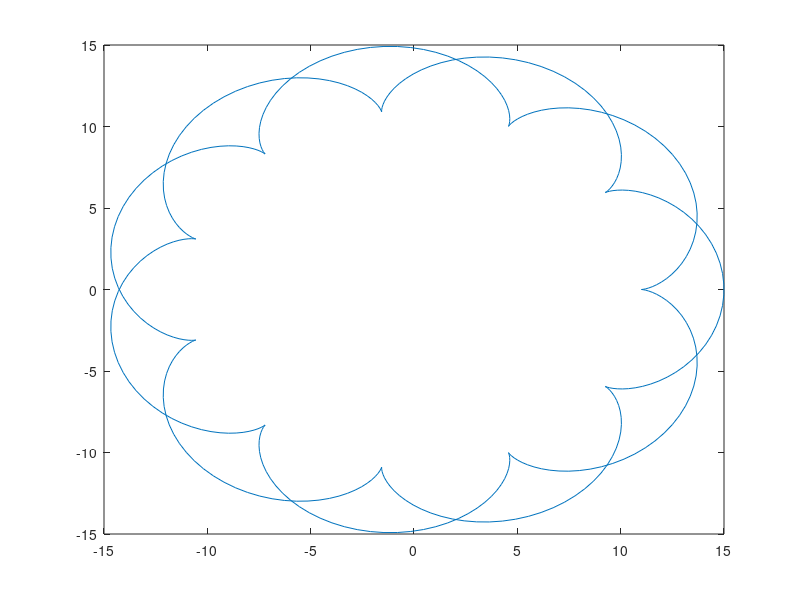

Reproduce this figure in MATLAB.
% Assignment 7 Exercise 1

%% Part a

r1 = 11;
r2 = 2;

x = @(t) (r1+r2)*cos(t) - r2*cos((r1/r2 + 1)*t);
y = @(t) (r1+r2)*sin(t) - r2*sin((r1/r2 + 1)*t);

%% Part b

t = linspace(0,4*pi,500);
plot(x(t), y(t))